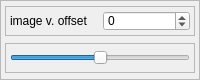
                          <widget class="QFrame" name="frame_6">
                           <property name="maximumSize">
                            <size>
                             <width>16777215</width>
                             <height>80</height>
                            </size>
                           </property>
                           <property name="frameShape">
                            <enum>QFrame::StyledPanel</enum>
                           </property>
                           <property name="frameShadow">
                            <enum>QFrame::Raised</enum>
                           </property>
                           <layout class="QVBoxLayout" name="verticalLayout_10">
                            <property name="leftMargin">
                             <number>4</number>
                            </property>
                            <property name="topMargin">
                             <number>4</number>
                            </property>
                            <property name="rightMargin">
                             <number>4</number>
                            </property>
                            <property name="bottomMargin">
                             <number>4</number>
                            </property>
                            <item>
                             <widget class="QFrame" name="frame_13">
                              <property name="minimumSize">
                               <size>
                                <width>0</width>
                                <height>0</height>
                               </size>
                              </property>
                              <property name="maximumSize">
                               <size>
                                <width>16777215</width>
                                <height>30</height>
                               </size>
                              </property>
                              <property name="frameShape">
                               <enum>QFrame::StyledPanel</enum>
                              </property>
                              <property name="frameShadow">
                               <enum>QFrame::Raised</enum>
                              </property>
                              <layout class="QHBoxLayout" name="horizontalLayout_15">
                               <property name="leftMargin">
                                <number>4</number>
                               </property>
                               <property name="topMargin">
                                <number>4</number>
                               </property>
                               <property name="rightMargin">
                                <number>4</number>
                               </property>
                               <property name="bottomMargin">
                                <number>4</number>
                               </property>
                               <item>
                                <widget class="QLabel" name="label_14">
                                 <property name="text">
                                  <string>image v. offset</string>
                                 </property>
                                </widget>
                               </item>
                               <item>
                                <widget class="QSpinBox" name="imgVOffsetSpinbox">
                                 <property name="minimum">
                                  <number>-100</number>
                                 </property>
                                 <property name="maximum">
                                  <number>100</number>
                                 </property>
                                </widget>
                               </item>
                              </layout>
                             </widget>
                            </item>
                            <item>
                             <widget class="QFrame" name="frame_14">
                              <property name="minimumSize">
                               <size>
                                <width>0</width>
                                <height>0</height>
                               </size>
                              </property>
                              <property name="maximumSize">
                               <size>
                                <width>16777215</width>
                                <height>30</height>
                               </size>
                              </property>
                              <property name="frameShape">
                               <enum>QFrame::StyledPanel</enum>
                              </property>
                              <property name="frameShadow">
                               <enum>QFrame::Raised</enum>
                              </property>
                              <layout class="QHBoxLayout" name="horizontalLayout_6">
                               <property name="leftMargin">
                                <number>4</number>
                               </property>
                               <property name="topMargin">
                                <number>4</number>
                               </property>
                               <property name="rightMargin">
                                <number>4</number>
                               </property>
                               <property name="bottomMargin">
                                <number>4</number>
                               </property>
                               <item>
                                <widget class="QSlider" name="imgVOfsetSlider">
                                 <property name="minimumSize">
                                  <size>
                                   <width>100</width>
                                   <height>0</height>
                                  </size>
                                 </property>
                                 <property name="minimum">
                                  <number>-100</number>
                                 </property>
                                 <property name="maximum">
                                  <number>100</number>
                                 </property>
                                 <property name="orientation">
                                  <enum>Qt::Horizontal</enum>
                                 </property>
                                </widget>
                               </item>
                              </layout>
                             </widget>
                            </item>
                           </layout>
                          </widget>
